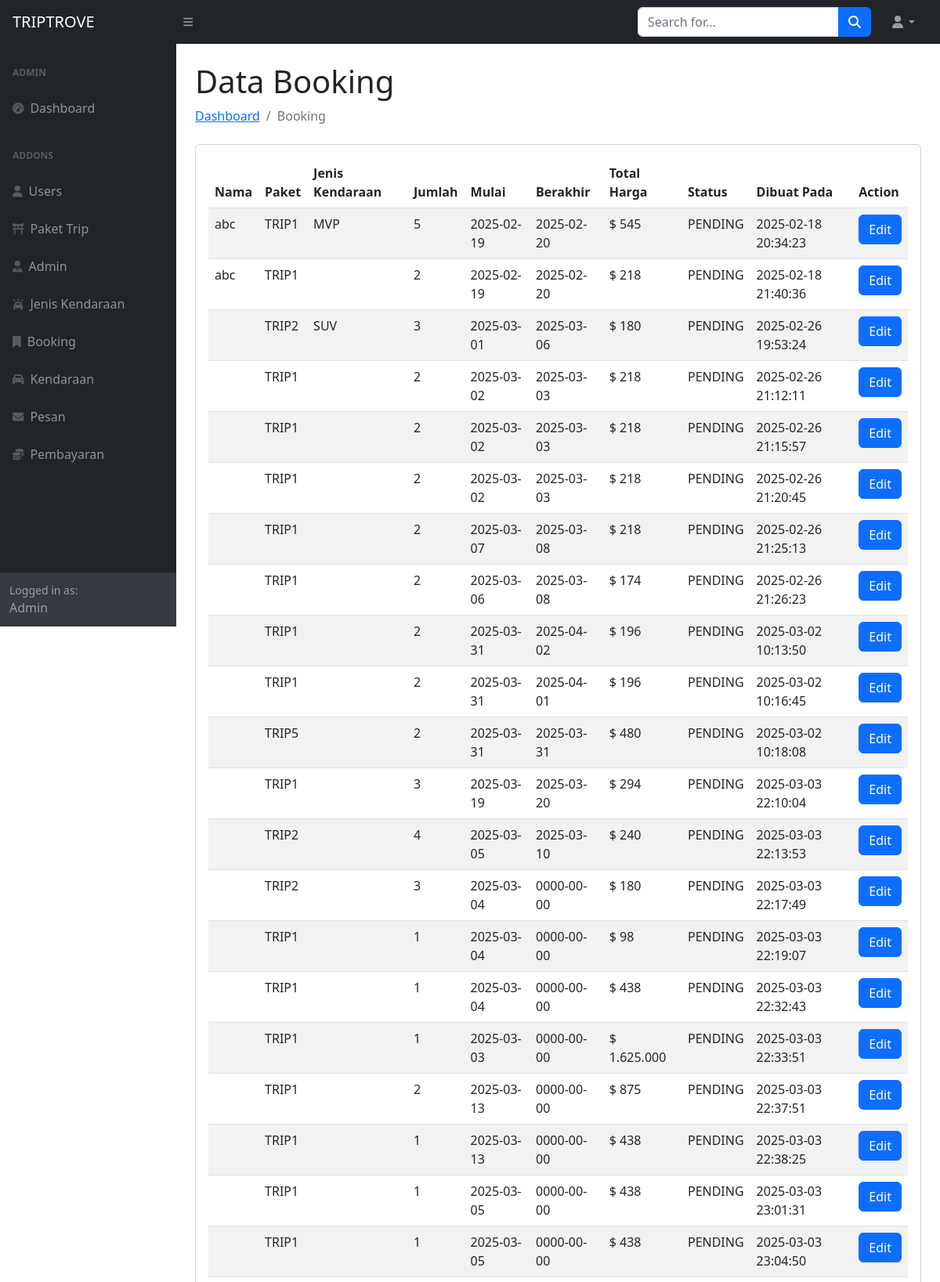
The app's page /admin/dashboard/order_pending.php (signed in, upper part) with its own data.
### tables this page shows
CREATE TABLE `bookings` (
  `booking_id` int(5) NOT NULL,
  `cust_name` varchar(100) DEFAULT NULL,
  `username` varchar(30) DEFAULT NULL,
  `nama_paket_trip` varchar(10) NOT NULL,
  `nomor_polisi` varchar(15) DEFAULT NULL,
  `driver_id` int(5) DEFAULT NULL,
  `tour_guide_id` int(5) DEFAULT NULL,
  `kode_jenis` char(10) DEFAULT NULL,
  `person_amount` int(3) NOT NULL,
  `start_time` date NOT NULL,
  `end_time` date NOT NULL,
  `total_price` varchar(13) NOT NULL,
  `status` varchar(10) DEFAULT NULL,
  `created_date` datetime NOT NULL
);

### admin/dashboard/order_pending.php (the view, shortened to what this page needs)
<!DOCTYPE html>
<html lang="en">
<head>
    <link href="https://cdn.jsdelivr.net/npm/simple-datatables@7.1.2/dist/style.min.css" rel="stylesheet" />
    <link href="../../css/styles.css" rel="stylesheet" />
</head>
<body class="sb-nav-fixed">
<?php
include '../../includes/koneksi.php';
$sql = "SELECT * FROM bookings WHERE status = 'PENDING'";
$result = mysqli_query($link, $sql);
?>
    <nav class="sb-topnav navbar navbar-expand navbar-dark bg-dark">
        <a class="navbar-brand ps-3" href="index.html">TRIPTROVE</a>
        <button class="btn btn-link btn-sm order-1 order-lg-0 me-4 me-lg-0" id="sidebarToggle" href="#!"><i
                class="fas fa-bars"></i></button>
        <form class="d-none d-md-inline-block form-inline ms-auto me-0 me-md-3 my-2 my-md-0">
            <div class="input-group">
                <input class="form-control" type="text" placeholder="Search for..." aria-label="Search for..."
                    aria-describedby="btnNavbarSearch" />
                <button class="btn btn-primary" id="btnNavbarSearch" type="button"><i
                        class="fas fa-search"></i></button>
            </div>
        </form>
        <ul class="navbar-nav ms-auto ms-md-0 me-3 me-lg-4">
            <li class="nav-item dropdown">
                <a class="nav-link dropdown-toggle" id="navbarDropdown" href="#" role="button" data-bs-toggle="dropdown"
                    aria-expanded="false"><i class="fas fa-user fa-fw"></i></a>
            </li>
        </ul>
    </nav>
    <div id="layoutSidenav">
        <div id="layoutSidenav_nav">
            <nav class="sb-sidenav accordion sb-sidenav-dark" id="sidenavAccordion">
                <div class="sb-sidenav-menu">
                    <div class="nav">
                        <div class="sb-sidenav-menu-heading">Admin</div>
                        <a class="nav-link" href="../dashboard/dashboard.php">
                            <div class="sb-nav-link-icon"><i class="fas fa-tachometer-alt"></i></div>
                            Dashboard
                        </a>
                        <div class="sb-sidenav-menu-heading">Addons</div>
                        <a class="nav-link" href="../users_php/tampil_data_users.php">
                            <div class="sb-nav-link-icon"><i class="fas fa-user"></i></div>
                            Users
                        </a>
                        <a class="nav-link" href="../paket/tampil_paket.php">
                            <div class="sb-nav-link-icon"><i class="fa-solid fa-torii-gate"></i></div>
                            Paket Trip
                        </a>
                        <a class="nav-link" href="../admin.php">
                            <div class="sb-nav-link-icon"><i class="fa-solid fa-user-tie"></i></div>
                            Admin
                        </a>
                        <a class="nav-link" href="../jenis_kendaraan_php/tampil_data_jenis.php">
                            <div class="sb-nav-link-icon"><i class="fa-solid fa-car-on"></i></div>
                            Jenis Kendaraan
                        </a>
                        <a class="nav-link" href="../bookings/tampil_data_booking.php">
                            <div class="sb-nav-link-icon"><i class="fa-solid fa-bookmark"></i></div>
                            Booking
                        </a>
                        <a class="nav-link" href="../tipe_kendaraan_php/tampil_data_kendaraan.php">
                            <div class="sb-nav-link-icon"><i class="fa-solid fa-car"></i></div>
                            Kendaraan
                        </a>
                        <a class="nav-link" href="../message/tampil_message.php">
                            <div class="sb-nav-link-icon"><i class="fa-solid fa-envelope"></i></div>
                            Pesan
                        </a>
                        <a class="nav-link" href="../payment/tampil_payment.php">
                            <div class="sb-nav-link-icon"><i class="fa-solid fa-coins"></i></div>
                            Pembayaran
                        </a>
                    </div>
                </div>
                <div class="sb-sidenav-footer">
                    <div class="small">Logged in as:</div>
                    Admin
                </div>
            </nav>
        </div>
        <div id="layoutSidenav_content">
            <main>
                <div class="container-fluid px-4">
                    <h1 class="mt-4">Data Booking</h1>
                    <ol class="breadcrumb mb-4">
                        <li class="breadcrumb-item"><a href="index.html">Dashboard</a></li>
                        <li class="breadcrumb-item active">Booking</li>
                    </ol>
                    <div class="card mb-4">
                        <div class="card-body">
                        <table class="table table-striped" id="datatablesSimple">
                                <thead>
                                    <tr>
                                        <th>Nama</th>
                                        <th>Paket</th>
                                        <th>Jenis Kendaraan</th>
                                        <th>Jumlah</th>
                                        <th>Mulai</th>
                                        <th>Berakhir</th>
                                        <th>Total Harga</th>
                                        <th>Status</th>
                                        <th>Dibuat Pada</th>
                                        <th>Action</th>
                                    </tr>
                                </thead>
                                <tbody>
                                    <?php while ($row = mysqli_fetch_assoc($result)) { ?>
                                        <tr>
                                            <td><?php echo $row['username']; ?></td>
                                            <td><?php echo $row['nama_paket_trip']; ?></td>
                                            <td><?php echo $row['kode_jenis']; ?></td>
                                            <td><?php echo $row['person_amount']; ?></td>
                                            <td><?php echo $row['start_time']; ?></td>
                                            <td><?php echo $row['end_time']; ?></td>
                                            <td>$ <?php echo number_format($row['total_price'], 0, ',', '.'); ?></td>
                                            <td><?php echo $row['status']; ?></td>
                                            <td><?php echo $row['created_date']; ?></td>
                                            <td><a href="form_edit_booking.php?booking_id=<?php echo $row['booking_id']; ?>" class="btn btn-primary">Edit</a></td>
                                        </tr>
                                    <?php } ?>
                                </tbody>
                            </table>
                        </div>
                    </div>
                </div>
            </main>
        </div>
    </div>
</body>
</html>

### records on screen
bookings: username "abc", nama_paket_trip "TRIP1", kode_jenis "MVP", person_amount "5", start_time "2025-02-19", end_time "2025-02-20", total_price "545", status "PENDING", created_date "2025-02-18 20:34:23"
bookings: username "abc", nama_paket_trip "TRIP1", person_amount "2", start_time "2025-02-19", end_time "2025-02-20", total_price "218", status "PENDING", created_date "2025-02-18 21:40:36"
bookings: nama_paket_trip "TRIP2", kode_jenis "SUV", person_amount "3", start_time "2025-03-01", end_time "2025-03-06", total_price "180", status "PENDING", created_date "2025-02-26 19:53:24"
bookings: nama_paket_trip "TRIP1", person_amount "2", start_time "2025-03-02", end_time "2025-03-03", total_price "218", status "PENDING", created_date "2025-02-26 21:12:11"
bookings: nama_paket_trip "TRIP1", person_amount "2", start_time "2025-03-02", end_time "2025-03-03", total_price "218", status "PENDING", created_date "2025-02-26 21:15:57"
bookings: nama_paket_trip "TRIP1", person_amount "2", start_time "2025-03-02", end_time "2025-03-03", total_price "218", status "PENDING", created_date "2025-02-26 21:20:45"
bookings: nama_paket_trip "TRIP1", person_amount "2", start_time "2025-03-07", end_time "2025-03-08", total_price "218", status "PENDING", created_date "2025-02-26 21:25:13"
bookings: nama_paket_trip "TRIP1", person_amount "2", start_time "2025-03-06", end_time "2025-03-08", total_price "174", status "PENDING", created_date "2025-02-26 21:26:23"
bookings: nama_paket_trip "TRIP1", person_amount "2", start_time "2025-03-31", end_time "2025-04-02", total_price "196", status "PENDING", created_date "2025-03-02 10:13:50"
bookings: nama_paket_trip "TRIP1", person_amount "2", start_time "2025-03-31", end_time "2025-04-01", total_price "196", status "PENDING", created_date "2025-03-02 10:16:45"
bookings: nama_paket_trip "TRIP5", person_amount "2", start_time "2025-03-31", end_time "2025-03-31", total_price "480", status "PENDING", created_date "2025-03-02 10:18:08"
bookings: nama_paket_trip "TRIP1", person_amount "3", start_time "2025-03-19", end_time "2025-03-20", total_price "294", status "PENDING", created_date "2025-03-03 22:10:04"
bookings: nama_paket_trip "TRIP2", person_amount "4", start_time "2025-03-05", end_time "2025-03-10", total_price "240", status "PENDING", created_date "2025-03-03 22:13:53"
bookings: nama_paket_trip "TRIP2", person_amount "3", start_time "2025-03-04", end_time "0000-00-00", total_price "180", status "PENDING", created_date "2025-03-03 22:17:49"
bookings: nama_paket_trip "TRIP1", person_amount "1", start_time "2025-03-04", end_time "0000-00-00", total_price "98", status "PENDING", created_date "2025-03-03 22:19:07"
bookings: nama_paket_trip "TRIP1", person_amount "1", start_time "2025-03-04", end_time "0000-00-00", total_price "438", status "PENDING", created_date "2025-03-03 22:32:43"
bookings: nama_paket_trip "TRIP1", person_amount "1", start_time "2025-03-03", end_time "0000-00-00", total_price "1.625.000", status "PENDING", created_date "2025-03-03 22:33:51"
bookings: nama_paket_trip "TRIP1", person_amount "2", start_time "2025-03-13", end_time "0000-00-00", total_price "875", status "PENDING", created_date "2025-03-03 22:37:51"
bookings: nama_paket_trip "TRIP1", person_amount "1", start_time "2025-03-13", end_time "0000-00-00", total_price "438", status "PENDING", created_date "2025-03-03 22:38:25"
bookings: nama_paket_trip "TRIP1", person_amount "1", start_time "2025-03-05", end_time "0000-00-00", total_price "438", status "PENDING", created_date "2025-03-03 23:01:31"
bookings: nama_paket_trip "TRIP1", person_amount "1", start_time "2025-03-05", end_time "0000-00-00", total_price "438", status "PENDING", created_date "2025-03-03 23:04:50"
